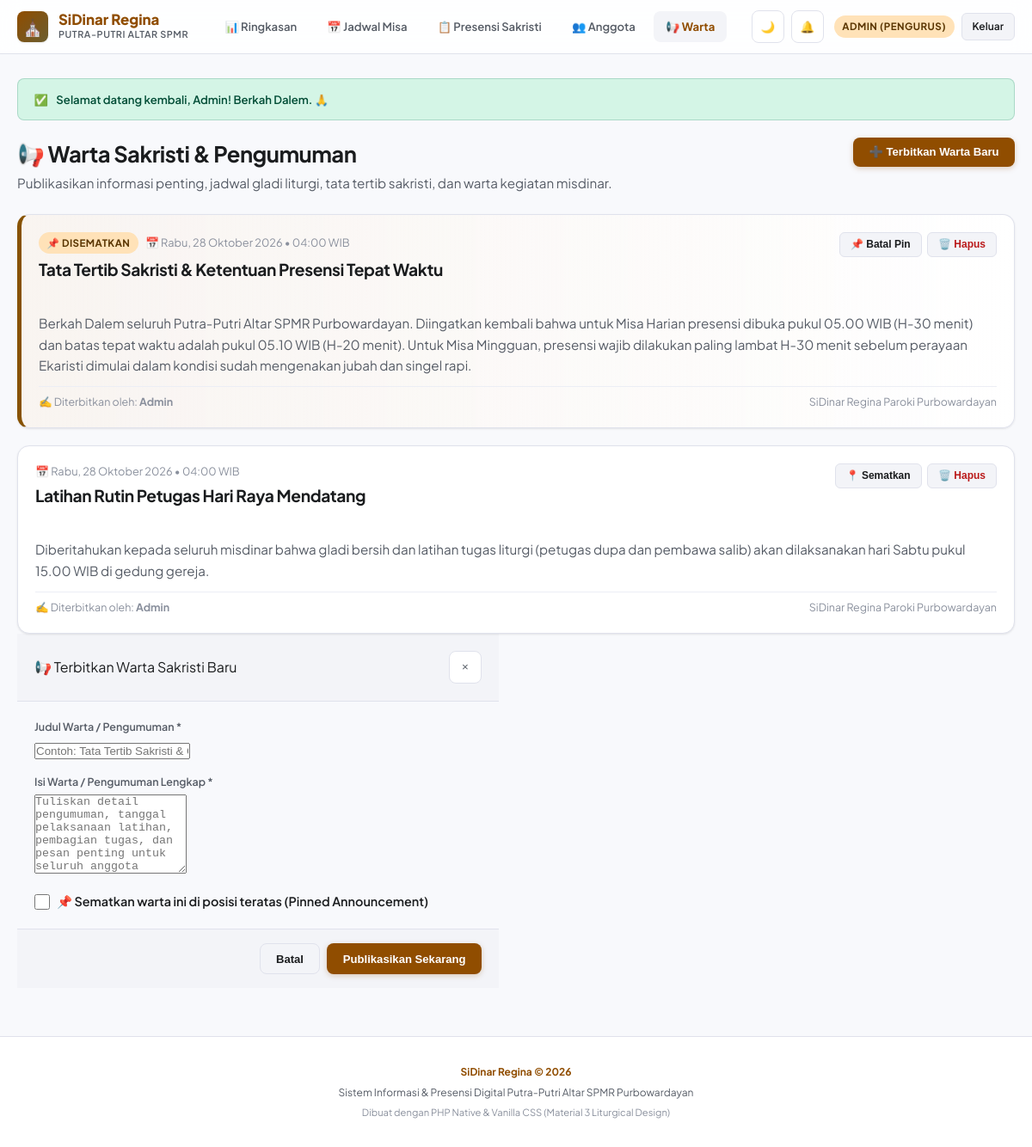
The page /pengurus/warta.php (signed in) on the database its author committed.
### tables this page shows
CREATE TABLE IF NOT EXISTS `announcements` (
  `id` INT AUTO_INCREMENT PRIMARY KEY,
  `judul` VARCHAR(255) NOT NULL,
  `isi` TEXT NOT NULL,
  `is_pinned` TINYINT(1) NOT NULL DEFAULT 0,
  `created_by` INT NULL,
  `created_at` DATETIME DEFAULT CURRENT_TIMESTAMP,
  INDEX `idx_creator` (`created_by`),
  CONSTRAINT `fk_announcements_creator` FOREIGN KEY (`created_by`) REFERENCES `profiles` (`id`) ON DELETE SET NULL
);

CREATE TABLE IF NOT EXISTS `profiles` (
  `id` INT AUTO_INCREMENT PRIMARY KEY,
  `email` VARCHAR(191) NOT NULL UNIQUE,
  `password` VARCHAR(255) NOT NULL,
  `nama_lengkap` VARCHAR(255) NOT NULL,
  `nama_panggilan` VARCHAR(100) NOT NULL,
  `no_telepon` VARCHAR(50) NOT NULL,
  `asal_wilayah_teks` VARCHAR(255) NOT NULL,
  `jenjang` ENUM('SD', 'SMP', 'SMA/K', 'Mahasiswa', 'Umum') NOT NULL DEFAULT 'SMA/K',
  `role` ENUM('anggota', 'pengurus') NOT NULL DEFAULT 'anggota',
  `status` ENUM('pending', 'aktif', 'nonaktif') NOT NULL DEFAULT 'pending',
  `created_at` DATETIME DEFAULT CURRENT_TIMESTAMP,
  `updated_at` DATETIME DEFAULT CURRENT_TIMESTAMP ON UPDATE CURRENT_TIMESTAMP
);

### includes/functions.php (called while the page is built, shortened)
<?php
function format_indo_date(string $date): string {
    $timestamp = strtotime($date);
    $hari = [
        'Sunday' => 'Minggu',
        'Monday' => 'Senin',
        'Tuesday' => 'Selasa',
        'Wednesday' => 'Rabu',
        'Thursday' => 'Kamis',
        'Friday' => 'Jumat',
        'Saturday' => 'Sabtu'
    ];
    $bulan = [
        1 => 'Januari', 'Februari', 'Maret', 'April', 'Mei', 'Juni',
        'Juli', 'Agustus', 'September', 'Oktober', 'November', 'Desember'
    ];
    $dayName = $hari[date('l', $timestamp)] ?? '';
    $day = date('d', $timestamp);
    $month = $bulan[(int)date('m', $timestamp)] ?? '';
    $year = date('Y', $timestamp);
    return "$dayName, $day $month $year";
}

### pengurus/warta.php (the view, shortened to what this page needs)
<?php
require_once __DIR__ . '/../includes/functions.php';
$pdo = get_db();
$stmt = $pdo->query("
    SELECT a.*, p.nama_lengkap, p.nama_panggilan
    FROM announcements a
    LEFT JOIN profiles p ON a.created_by = p.id
    ORDER BY a.is_pinned DESC, a.created_at DESC
");
$announcements = $stmt->fetchAll();
require_once __DIR__ . '/../includes/header.php';
?>
<div style="display: flex; justify-content: space-between; align-items: flex-start; flex-wrap: wrap; gap: 1rem; margin-bottom: 1.5rem;">
  <div>
    <h1 style="font-size: 1.6rem; font-weight: 700; color: var(--text-main); margin-bottom: 0.25rem;">
      📢 Warta Sakristi & Pengumuman
    </h1>
    <p style="color: var(--text-muted); font-size: 0.95rem;">
      Publikasikan informasi penting, jadwal gladi liturgi, tata tertib sakristi, dan warta kegiatan misdinar.
    </p>
  </div>
  <button type="button" class="btn btn-primary" onclick="openModal('modal-tambah-warta')">
    ➕ Terbitkan Warta Baru
  </button>
</div>
<?php if (empty($announcements)): ?>
  <div class="card" style="text-align: center; padding: 3rem 1.5rem; color: var(--text-muted);">
    <div style="font-size: 3rem; margin-bottom: 0.5rem;">📢</div>
    <h3 style="font-size: 1.2rem; font-weight: 700;">Belum Ada Warta Sakristi</h3>
    <p style="margin-bottom: 1rem;">Mulai dengan menerbitkan pengumuman tata tertib atau informasi latihan liturgi untuk anggota.</p>
    <button type="button" class="btn btn-primary" onclick="openModal('modal-tambah-warta')">
      Terbitkan Warta Pertama
    </button>
  </div>
<?php else: ?>
  <div style="display: flex; flex-direction: column; gap: 1.25rem;">
    <?php foreach ($announcements as $w): ?>
      <div class="card" style="<?= $w['is_pinned'] ? 'border-left: 5px solid var(--amber); background: linear-gradient(to right, rgba(255, 184, 107, 0.08), var(--surface));' : '' ?>">
        <div style="display: flex; justify-content: space-between; align-items: flex-start; gap: 1rem; flex-wrap: wrap; margin-bottom: 0.75rem;">
          <div>
            <div style="display: flex; align-items: center; gap: 0.5rem; margin-bottom: 0.25rem;">
              <?php if ($w['is_pinned']): ?>
                <span class="badge badge-amber">📌 Disematkan</span>
              <?php endif; ?>
              <span style="font-size: 0.8rem; color: var(--text-dim);">
                📅 <?= format_indo_date(date('Y-m-d', strtotime($w['created_at']))) ?> &bull; <?= date('H:i', strtotime($w['created_at'])) ?> WIB
              </span>
            </div>
            <h3 style="font-size: 1.2rem; font-weight: 700; color: var(--text-main);">
              <?= htmlspecialchars($w['judul']) ?>
            </h3>
          </div>
          <div style="display: flex; gap: 0.4rem; align-items: center;">
            <form method="POST" action="warta.php" style="margin: 0;">
              <button type="submit" class="btn btn-secondary btn-sm" title="<?= $w['is_pinned'] ? 'Lepaskan sematan' : 'Sematkan ke paling atas' ?>">
                <?= $w['is_pinned'] ? '📌 Batal Pin' : '📍 Sematkan' ?>
              </button>
            </form>
            <form method="POST" action="warta.php" onsubmit="return confirm('Hapus warta ini secara permanen?');" style="margin: 0;">
              <button type="submit" class="btn btn-secondary btn-sm" style="color: var(--error);" title="Hapus Warta">
                🗑️ Hapus
              </button>
            </form>
          </div>
        </div>
        <div style="font-size: 0.95rem; line-height: 1.6; color: var(--text-muted); white-space: pre-line; margin-bottom: 0.75rem;">
          <?= htmlspecialchars($w['isi']) ?>
        </div>
        <div style="border-top: 1px solid var(--border-light); padding-top: 0.5rem; font-size: 0.78rem; color: var(--text-dim); display: flex; justify-content: space-between;">
          <span>✍️ Diterbitkan oleh: <strong><?= htmlspecialchars($w['nama_panggilan'] ?: 'Pengurus Sakristi') ?></strong></span>
          <span>SiDinar Regina Paroki Purbowardayan</span>
        </div>
      </div>
    <?php endforeach; ?>
  </div>
<?php endif; ?>
<div class="modal" id="modal-tambah-warta">
  <div class="modal-card" style="max-width: 560px;">
    <div class="modal-header">
      <div class="modal-title">📢 Terbitkan Warta Sakristi Baru</div>
      <button type="button" class="btn-icon" onclick="closeModal('modal-tambah-warta')">&times;</button>
    </div>
    <form method="POST" action="warta.php">
      <div class="modal-body" style="display: flex; flex-direction: column; gap: 1rem;">
        <div>
          <label class="form-label">Judul Warta / Pengumuman *</label>
          <input type="text" name="judul" class="form-input" placeholder="Contoh: Tata Tertib Sakristi & Gladi Bersih Misa Paskah" required>
        </div>
        <div>
          <label class="form-label">Isi Warta / Pengumuman Lengkap *</label>
          <textarea name="isi" class="form-input" rows="6" placeholder="Tuliskan detail pengumuman, tanggal pelaksanaan latihan, pembagian tugas, dan pesan penting untuk seluruh anggota misdinar..." required></textarea>
        </div>
        <div style="display: flex; align-items: center; gap: 0.5rem;">
          <input type="checkbox" id="is_pinned" name="is_pinned" value="1" style="width: 18px; height: 18px; cursor: pointer;">
          <label for="is_pinned" style="cursor: pointer; font-size: 0.9rem; font-weight: 600;">
            📌 Sematkan warta ini di posisi teratas (Pinned Announcement)
          </label>
        </div>
      </div>
      <div class="modal-footer">
        <button type="button" class="btn btn-secondary" onclick="closeModal('modal-tambah-warta')">Batal</button>
        <button type="submit" class="btn btn-primary">Publikasikan Sekarang</button>
      </div>
    </form>
  </div>
</div>
<?php require_once __DIR__ . '/../includes/footer.php'; ?>

### assets/css/style.css (style rules this page uses)
:root { --primary: #904D00; --primary-hover: #743D00; --on-primary: #FFFFFF; --primary-container: #FFDCC1; --on-primary-container: #2E1500; --secondary: #6B5D2F; --on-secondary: #FFFFFF; --secondary-container: #F5E1A7; --emerald: #006C4C; --emerald-bg: #D4F5E6; --emerald-text: #004D36; --amber: #875200; --amber-bg: #FFE2B8; --amber-text: #593500; --error: #BA1A1A; --error-bg: #FFDAD6; --error-text: #410002; --bg: #F8F9FC; --surface: #FFFFFF; --surface-low: #F3F4F8; --surface-high: #EAEBF0; --border: #E0E2EC; --border-light: #ECEEF5; --text-main: #1A1C1E; --text-muted: #565C66; --text-dim: #8A909D; --shadow-sm: 0 1px 3px rgba(0,0,0,0.06), 0 1px 2px rgba(0,0,0,0.04); --shadow-md: 0 4px 12px rgba(0,0,0,0.08), 0 2px 4px rgba(0,0,0,0.03); --shadow-lg: 0 12px 32px rgba(0,0,0,0.12), 0 4px 8px rgba(0,0,0,0.05); --radius-sm: 8px; --radius-md: 14px; --radius-lg: 20px; --radius-full: 9999px; --transition: all 0.2s cubic-bezier(0.16, 1, 0.3, 1); }
* { margin: 0; padding: 0; box-sizing: border-box; }
body { font-family: 'Plus Jakarta Sans', -apple-system, BlinkMacSystemFont, 'Segoe UI', Roboto, sans-serif; background-color: var(--bg); color: var(--text-main); line-height: 1.5; min-height: 100vh; display: flex; flex-direction: column; transition: background-color 0.3s ease, color 0.3s ease; }
h1, h2, h3, h4, .brand-title { letter-spacing: -0.02em; font-weight: 700; }
.btn-icon { width: 38px; height: 38px; border-radius: var(--radius-sm); border: 1px solid var(--border); background: var(--surface); color: var(--text-muted); display: flex; align-items: center; justify-content: center; cursor: pointer; position: relative; transition: var(--transition); }
.card { background: var(--surface); border: 1px solid var(--border); border-radius: var(--radius-md); padding: 1.25rem; box-shadow: var(--shadow-sm); transition: var(--transition); }
.btn { display: inline-flex; align-items: center; justify-content: center; gap: 0.45rem; padding: 0.6rem 1.15rem; border-radius: var(--radius-sm); font-size: 0.82rem; font-weight: 600; border: none; cursor: pointer; transition: var(--transition); text-decoration: none; }
.btn-primary { background: var(--primary); color: var(--on-primary); box-shadow: 0 2px 6px rgba(144, 77, 0, 0.25); }
.btn-secondary { background: var(--surface-low); color: var(--text-main); border: 1px solid var(--border); }
.btn-sm { padding: 0.4rem 0.75rem; font-size: 0.75rem; border-radius: 6px; }
.badge { display: inline-flex; align-items: center; gap: 0.3rem; padding: 0.25rem 0.6rem; border-radius: var(--radius-full); font-size: 0.72rem; font-weight: 700; text-transform: uppercase; letter-spacing: 0.04em; }
.badge-amber { background: var(--amber-bg); color: var(--amber-text); }
.form-label { display: block; font-size: 0.78rem; font-weight: 600; color: var(--text-muted); margin-bottom: 0.35rem; }
.modal-header { padding: 1.25rem; background: var(--surface-low); border-bottom: 1px solid var(--border); display: flex; align-items: center; justify-content: space-between; }
.modal-body { padding: 1.25rem; max-height: 70vh; overflow-y: auto; }
.modal-footer { padding: 1rem 1.25rem; background: var(--surface-low); border-top: 1px solid var(--border); display: flex; justify-content: flex-end; gap: 0.5rem; }

### rows shown on the page
announcements: is_pinned "📌 DISEMATKAN", created_at "Rabu, 28 Oktober 2026", created_at "04:00", judul "Tata Tertib Sakristi & Ketentuan Presensi Tepat Waktu", isi "Berkah Dalem seluruh Putra-Putri Altar SPMR Purbowardayan. Diingatkan kembali bahwa untuk Misa Harian presensi dibuka pukul 05.00 WIB (H-30 menit) dan batas tepat waktu adalah pukul 05.10 WIB (H-20 menit). Untuk Misa Mingguan, presensi wajib dilakukan paling lambat H-30 menit sebelum perayaan Ekaristi dimulai dalam kondisi sudah mengenakan jubah dan singel rapi.", created_by.nama_panggilan "Admin"
announcements: created_at "Rabu, 28 Oktober 2026", created_at "04:00", judul "Latihan Rutin Petugas Hari Raya Mendatang", is_pinned "📍 Sematkan", isi "Diberitahukan kepada seluruh misdinar bahwa gladi bersih dan latihan tugas liturgi (petugas dupa dan pembawa salib) akan dilaksanakan hari Sabtu pukul 15.00 WIB di gedung gereja.", created_by.nama_panggilan "Admin"

### other values the page prints
$current_user['nama_panggilan'] "ADMIN"
$current_user['role'] "PENGURUS"
$flash['message'] "Selamat datang kembali, Admin! Berkah Dalem. 🙏"
